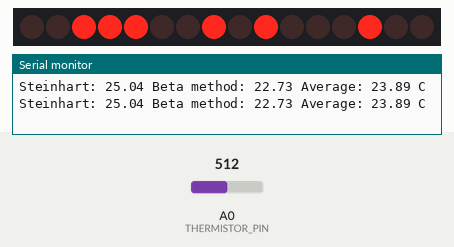
This program was run on a simulated Arduino Pro Mini, built with avr-gcc and run on an emulated ATmega328P. Shown: 16 shift-register outputs drawn as a row of LEDs (first output left, lit = HIGH), the last lines printed to the serial monitor. Wiring (inferred from the names in the program): 2 × shift register (74HC595): data pin 11; shift clock pin 12; latch pin 8. Wiring (inferred from the signals the program sends): row of LEDs: on Q0, Q1, Q2, Q3, Q4, Q5, Q6, Q7, Q8, Q9, Q10, Q11, Q12, Q13, Q14, Q15. The test bench sets the inputs (shaded band); at power-on: A0 (THERMISTOR_PIN) = 512.

Above: at 1.2 s.
1.3 s: A0 (THERMISTOR_PIN) set to 716
At 2.7 s:
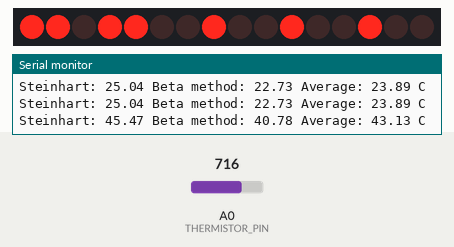
3.7 s: A0 (THERMISTOR_PIN) set to 900
At 4.7 s:
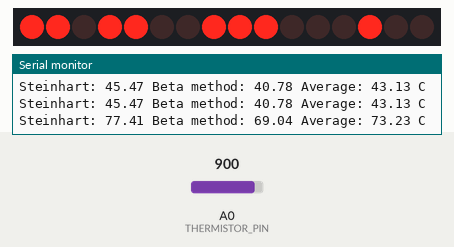
5.9 s: A0 (THERMISTOR_PIN) set to 1023
At 7.7 s:
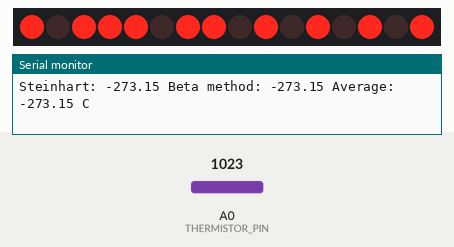
8.0 s: A0 (THERMISTOR_PIN) set to 306
At 9.8 s:
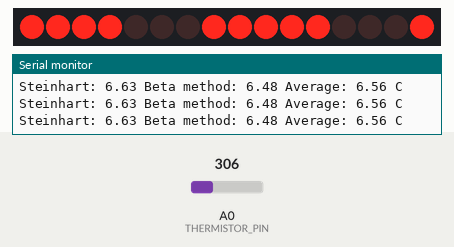
10.2 s: A0 (THERMISTOR_PIN) set to 122
At 10.36 s:
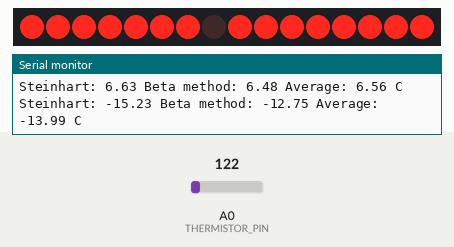
12.3 s: A0 (THERMISTOR_PIN) set to 511
At 12.8 s:
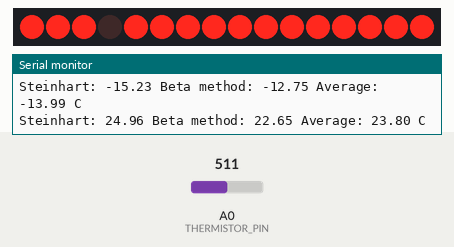
Timing chart, 0 to 15.3 s (numbered marks = the images above; inputs shaded):
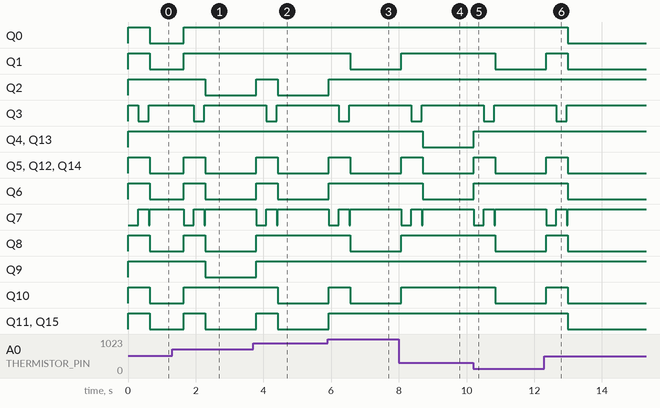

The program:

main.cpp
```cpp
// (licence header left out)
/********************************************************************
 * 7-segment LED:
 *  |--A--|
 *  F     B
 *  |--G--|
 *  E     C
 *  |--D--|
 *          dp
 *
 *  GF+AB
 *    #
 *  ED+Csp
 *
 *
 *  0 - High! (Common anode!)
 *  1 - Low
 ********************************************************************/

#include <Arduino.h>

// Enable debug info Serial print
#define DEBUG
#ifdef DEBUG
  #define DEBUG_PRINT(x)  Serial.print(x)
  #define DEBUG_PRINTLN(x)  Serial.println(x)
#else
  #define DEBUG_PRINT(x)
  #define DEBUG_PRINTLN(x)
#endif

/* Pins */
const int LATCH_PIN = 8;
const int DATA_PIN = 11;
const int CLOCK_PIN = 12;
const int THERMISTOR_PIN = A0;

const int INTERVAL = 500;  // delay


namespace sensor {
  /*
   * Function to read and calculate tempearure.
   * Algoritm: Beta model equation
   */
  float read_beta(int pin = THERMISTOR_PIN) {
    // Measured value of on-board divider resistor
    const double RESISTOR   = 9820.0;
    // 4242.0; // Beta value (from datasheet or calculated)
    const double BETA       = 4346.83;
    // =23C, 19,6C=292.75;   // room ambient temperature in Kelvin
    const double ROOM_TEMP  = 296.15;
    // Measured value of thermistor at room temp
    const double THERMISTOR = 9670.0;

    int raw_reading = analogRead(pin);  // ADC measurement
    // Thermistor current resistance value:
    double thermistor = RESISTOR * ( (1023.0 / raw_reading) - 1);
    double kelvin = (BETA * ROOM_TEMP) / (BETA +
                    (ROOM_TEMP * log(thermistor / THERMISTOR)));
    double celsius = kelvin - 273.15;
    return celsius;
  }

  /*
   * Function to read and calculate tempearure.
   * Algoritm: Steinhart-hart equation
   */
  float read_steinhart(int pin = THERMISTOR_PIN) {
    // Steinhart-hart coeficients:
    const float c1 = 0.001129148;       // 0.001129148
    const float c2 = 0.000234125;       // 0.000234125
    const float c3 = 0.0000000876741;   // 0.0000000876741
    const float resistor = 10000.0;     // On board resistor 10K

    int raw_reading = analogRead(pin);  // ADC measurement
    // Resistance on thermistor:
    // float thermistor = resistor * (1023.0 / (float)raw_reading - 1.0);
    float thermistor = resistor * (1023.0 /
                       static_cast <float> (raw_reading) - 1.0);
    float logR2 = log(thermistor);
    float kelvin = (1.0 / (c1 + c2*logR2 + c3*logR2*logR2*logR2));
    float celcius = kelvin - 273.15;
    // float farenheit = (celcius * 9.0)/ 5.0 + 32.0;
    return celcius;
  }

}  // namespace sensor


namespace display {
  /* Defined numbers */
  uint8_t numbers[10][2] = {
    {0b00000111, 0b00001110},  // 0
    {0b00000001, 0b00000010},  // 1
    {0b00001011, 0b00001100},  // 2
    {0b00001011, 0b00000110},  // 3
    {0b00001101, 0b00000010},  // 4
    {0b00001110, 0b00000110},  // 5
    {0b00001110, 0b00001110},  // 6
    {0b00000011, 0b00000010},  // 7
    {0b00001111, 0b00001110},  // 8
    {0b00001111, 0b00000110}   // 9
  };

  // Error message
  uint8_t error[2] = {0b10101010, 0b01000100 };

  /*
   * Function to shift number out.
   * Input is array.
   * Example array: int zero[2] = { 0b00000111, 0b00001110};
   * Usage: shift_to_7seg(zero);
   */
  void shift_to_7seg(uint8_t *num) {
    digitalWrite(LATCH_PIN, LOW);
    for (size_t i = 0; i < 2; i++) {
      // MSBFIRST - Most Significant Bit First
      // LSBFIRST - Least Significant Bit First
      shiftOut(DATA_PIN, CLOCK_PIN, LSBFIRST, ~(num[i]));
    }
    digitalWrite(LATCH_PIN, HIGH);
  }


  /*
   * Helper function for animations
   */
  void shift_frame(uint8_t a, uint8_t b) {
    uint8_t pattern[2] = { a, b};
    shift_to_7seg(pattern);
  }

  /*
   * Function to display animation: triibud.
   * Param int speed == delay time. Higher == slower
   */
  void animation_triibud(int speed = 40) {
    uint8_t pattern[2] = { 0b00000001, 0b00000010};
    //  DEBUG_PRINT(pattern[0]);DEBUG_PRINT(", ");DEBUG_PRINTLN(pattern[1]);
    for (uint8_t i = 0; i < 4; i++) {
      shift_to_7seg(pattern);
      pattern[0] = pattern[0] << 2;
      pattern[1] = pattern[1] << 2;
      delay(speed);
    }
      shift_frame(0b00010000, 0b00100000);
      delay(speed);

      shift_frame(0b00000100, 0b00001000);
      delay(speed);

      shift_frame(0b00000001, 0b00000010);
      delay(speed);
  }

  /*
   * Function to display animation:
   */
  void animation_snake(int speed = 30) {
    uint8_t frames[] = {
      0b00000000, 0b00000001,
      0b00000000, 0b00000100,
      0b00000000, 0b00001000,
      0b00001000, 0b00000000,
      0b00000001, 0b00000000,
      0b00000010, 0b00000000,
      0b00000100, 0b00000000,
      0b00001000, 0b00000000,
      0b00000000, 0b00000010,
      0b00000000, 0b00000100,
      0b00000000, 0b00010000,
      0b00000000, 0b00100000,
      0b10000000, 0b00000000,
      0b01000000, 0b00000000,
      0b00100000, 0b00000000,
      0b10000000, 0b00000000,
      0b00000000, 0b10000000,
      0b00000000, 0b01000000,
      0b00000000, 0b00010000,
      0b00000000, 0b00000100,
      0b00000000, 0b00000001
    };

    for (uint8_t i = 0; i < 42; i++) {
      if (i % 2 == 0) {  // if even
        shift_frame(frames[i], frames[i+1]);
        delay(speed);
      }
    }
  }


  /* To store number what is on display */
  uint8_t old_num = 0;

  /*
   * Fuction to display number.
   * Input number 0 - 99
   * Shifts out number only when it is changed
   */
  void write_number(uint8_t num) {
    // When we convert decimal number (10-99) to binary we store it here
    uint8_t new_number[2] = {0};

    // We shift it out only when a number has changed.
    if (num != old_num) {
      // animation_triibud();
      animation_snake();
      // If number is 0-9:
      if (num < 10) {
        shift_to_7seg(numbers[num]);
      } else if (num > 9 && num < 100) {
        // If number is 10-99:
        // Spli the number.
        // e.g if we have 58
        // then 5 and 8
        uint8_t tens = (num/10) % 10;
        uint8_t ones = num % 10;

        // combine two binaries
        for (uint8_t i = 0; i < 2; i++) {
          new_number[i] = numbers[tens][i] << 4 | numbers[ones][i];
        }
        shift_to_7seg(new_number);
      } else {  // If number is higher than 99:
        shift_to_7seg(error);
      }
    }
    old_num = num;
  }


}  // namespace display


/********************************************************************/


void setup() {
  Serial.begin(115200);

  pinMode(LATCH_PIN, OUTPUT);
  pinMode(DATA_PIN, OUTPUT);
  pinMode(CLOCK_PIN, OUTPUT);
}

void loop() {
  float temp_steinhart = sensor::read_steinhart();
  float temp_beta = sensor::read_beta();

  DEBUG_PRINT("Steinhart: ");
  DEBUG_PRINT(temp_steinhart);

  DEBUG_PRINT(" Beta method: ");
  DEBUG_PRINT(temp_beta);

  float average = (temp_steinhart+temp_beta)/2;

  DEBUG_PRINT(" Average: ");
  DEBUG_PRINT(average);
  DEBUG_PRINTLN(" C");

  // Convert float to int. so our func. can use it
  display::write_number(static_cast<int>(average));

  delay(INTERVAL);
}
```

Measured:
- after the input at 1.3 s, Q0, Q1, Q10: LOW → HIGH after 0.34 s; Q2, Q9: HIGH → LOW after 0.98 s; Q3: HIGH → LOW after 0.64 s, → HIGH 0.30 s later; Q5, Q6, Q8, Q11, Q12, Q14, Q15: LOW → HIGH after 0.34 s, → LOW 0.63 s later; Q7: HIGH → LOW after 0.34 s, → HIGH 0.30 s later, → LOW 0.30 s later, → HIGH 0.03 s later
- after the input at 3.7 s, Q2, Q5, Q6, Q11, Q12, Q14, Q15: LOW → HIGH after 0.08 s, → LOW 0.63 s later; Q3: HIGH → LOW after 0.39 s, → HIGH 0.30 s later; Q7: HIGH → LOW after 0.08 s, → HIGH 0.30 s later, → LOW 0.30 s later, → HIGH 0.03 s later; Q8, Q9: LOW → HIGH after 0.08 s; Q10: HIGH → LOW after 0.72 s
- after the input at 5.9 s, Q1, Q8: HIGH → LOW after 0.66 s; Q2, Q6, Q11, Q15: LOW → HIGH at once; Q3: HIGH → LOW after 0.33 s, → HIGH 0.30 s later; Q5, Q10, Q12, Q14: LOW → HIGH at once, → LOW 0.63 s later; Q7: HIGH → LOW at once, → HIGH 0.30 s later, → LOW 0.30 s later, → HIGH 0.03 s later
- after the input at 8.0 s, Q1, Q8, Q10: LOW → HIGH after 0.07 s; Q3: HIGH → LOW after 0.37 s, → HIGH 0.30 s later; Q4, Q6, Q13: HIGH → LOW after 0.70 s; Q5, Q12, Q14: LOW → HIGH after 0.07 s, → LOW 0.63 s later; Q7: HIGH → LOW after 0.07 s, → HIGH 0.30 s later, → LOW 0.30 s later, → HIGH 0.03 s later
- after the input at 10.2 s, Q1, Q8, Q10: HIGH → LOW after 0.64 s; Q3: HIGH → LOW after 0.31 s, → HIGH 0.30 s later; Q4, Q6, Q13: LOW → HIGH at once; Q5, Q12, Q14: LOW → HIGH at once, → LOW 0.63 s later; Q7: HIGH → LOW at once, → HIGH 0.30 s later, → LOW 0.30 s later, → HIGH 0.03 s later
- after the input at 12.3 s, Q0, Q6, Q11, Q15: HIGH → LOW after 0.69 s; Q1, Q5, Q8, Q10, Q12, Q14: LOW → HIGH after 0.05 s, → LOW 0.63 s later; Q3: HIGH → LOW after 0.35 s, → HIGH 0.30 s later; Q7: HIGH → LOW after 0.05 s, → HIGH 0.30 s later, → LOW 0.30 s later, → HIGH 0.03 s later
